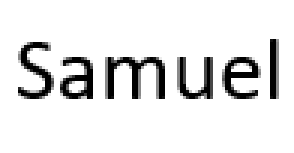
#> input picture Template1.jpeg, 98 x 51 px (shown 3 times larger)
$ python TempMatching.py
#> lines starting #> are read from the running program, lines starting #| are printed output that depends on the picture; after the words box and inside, x2 and y2 are one past the last pixel; in counts of white or black regions, pixels touching at a corner belong together
import numpy as np
import cv2

# Reading template and image
Temp = cv2.imread('Template1.jpeg')
#> Temp is the input picture: shape (51, 98, 3); min 0, max 255, mean 229.3
Image = cv2.imread('Test2.jpeg')
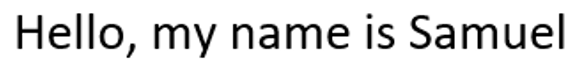
#> input picture Test2.jpeg, 586 x 79 px
#> Image is the input picture: shape (79, 586, 3); min 0, max 255, mean 227.8

# Getting Template center
TempH, TempW, TempCh = Temp.shape
#> TempH = 51; TempW = 98; TempCh = 3
center = (TempW/2, TempH/2)
#> center = (49, 25.5)
# Getting Image size
ImageH, ImageW, ImageCH = Image.shape
#> ImageH = 79; ImageW = 586; ImageCH = 3

# Min match value
Cmax_val = 0

#Rotate template 360 by intervals of 2 and scale template from 0.5 to 3
for scale in range(5,31):
    print(TempW*scale*0.1,TempH*scale*0.1)
    TempH = int(TempH*scale*0.1)
    TempW = int(TempW*scale*0.1)
    print(TempW,TempH)
    if (TempH > ImageH or TempW > ImageW):
        break
    for angle in range(1,181):

        #Function to both scale and rotate image
        rotate_matrix = cv2.getRotationMatrix2D(center=center, angle=angle*2, scale=scale*0.1)
        rotated_Temp = cv2.warpAffine(src=Temp, M=rotate_matrix, dsize=(TempW, TempH))

        #Template matching function using cv2.TM_CCORR_NORMED
        Output = cv2.matchTemplate(Image,rotated_Temp,4)
        min_val, max_val, min_loc, max_loc = cv2.minMaxLoc(Output)

        #Compare to find best match and store its location, width and height
        print(scale,angle,max_val)
        if max_val>Cmax_val:
            Cmax_val = max_val
            location = max_loc
            ResH, ResW, ResCH = rotated_Temp.shape
            CurTemp = rotated_Temp.copy()
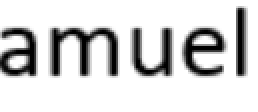
#> CurTemp: shape (56, 129, 3) (shown 2 times larger); min 0, max 255, mean 212.7
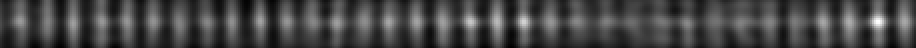
#> Output: shape (24, 458) float32 (shown 2 times larger); min -15344846, max 118974984, mean 21149736; drawn with min black and max white
#> after the loop, Cmax_val = 118974984; ResCH = 3; ResH = 56; ResW = 129; location = (439, 10)

print(Cmax_val)
cv2.imshow('Match1', CurTemp)

bottom_right = (location[0] + ResW, location[1] + ResH)
#> bottom_right = (568, 66)
cv2.rectangle(Image, location, bottom_right, 255, 5)
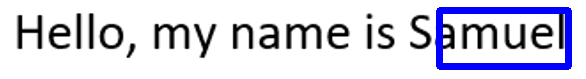
#> Image: shape (79, 586, 3); 5.55% of pixels changed, all inside (x1, y1, x2, y2) = (436, 7, 572, 70)

cv2.imshow('Match', Image)
cv2.waitKey(0)
cv2.destroyAllWindows()
